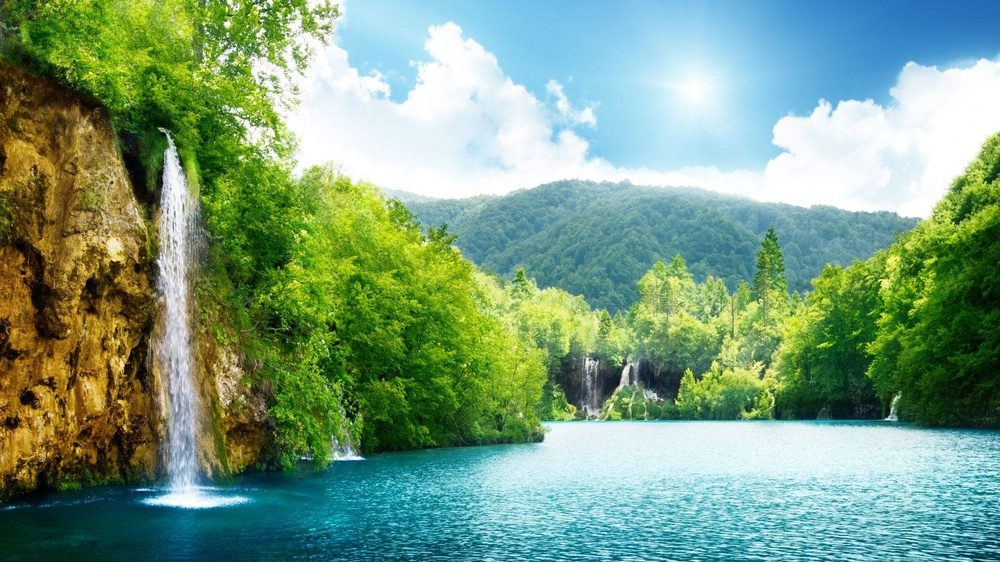
#> input picture codes/non_linear_filters/images/image.jpg, 1000 x 562 px, shrunk from 1920 x 1080 before the run, found by its file name
$ python kernel.py
#> lines starting #> are read from the running program, lines starting #| are printed output that depends on the picture; after the words box and inside, x2 and y2 are one past the last pixel; in counts of white or black regions, pixels touching at a corner belong together
import cv2
import numpy as np
import matplotlib.pyplot as plt


# load and limiarization
img = cv2.imread('./images/image.jpg', cv2.IMREAD_GRAYSCALE)
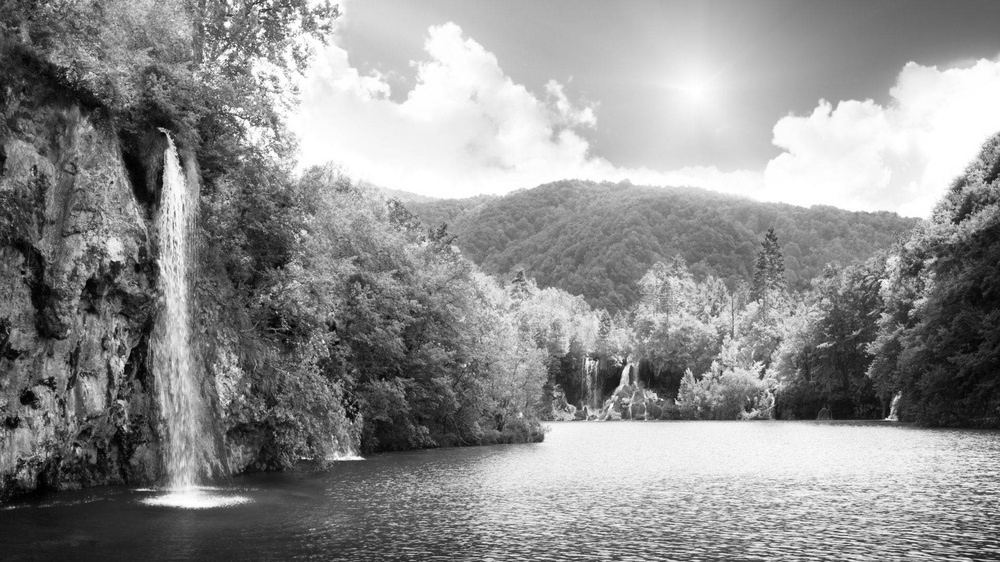
#> img: shape (562, 1000); min 0, max 255, mean 143
ret, img = cv2.threshold(img, 0, 255, cv2.THRESH_BINARY + cv2.THRESH_OTSU)
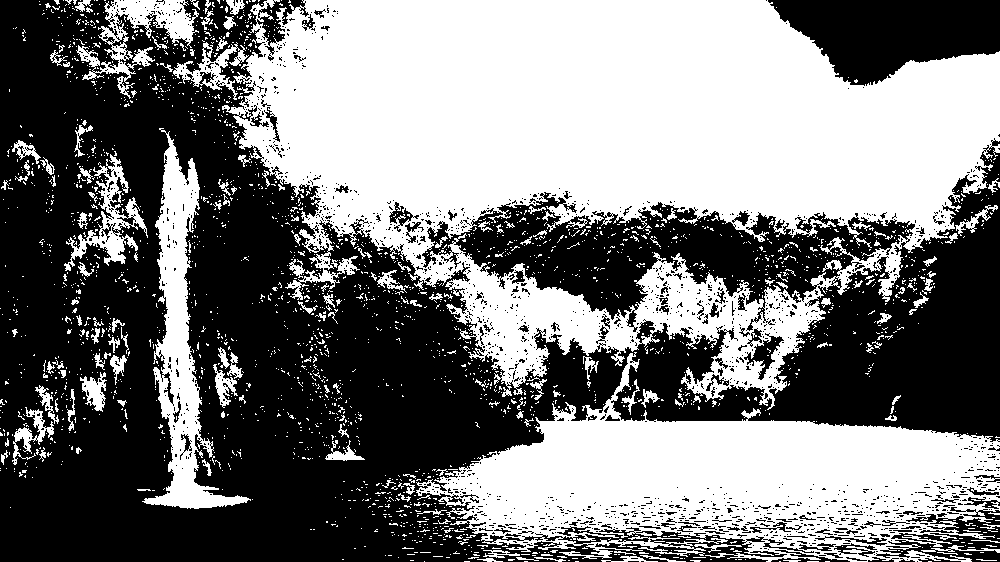
#> img: shape (562, 1000); 47.9% white; 2453 white regions (2282 under 20 px), largest, box (x1, y1, x2, y2) and area: (222, 0, 1000, 410) 173828, (416, 352, 1000, 562) 59028, (142, 128, 251, 509) 11016
#> ret = 145

# structuring elements
cross_kernel = cv2.getStructuringElement(cv2.MORPH_CROSS, (5, 5))
block_kernel = cv2.getStructuringElement(cv2.MORPH_RECT, (10, 10))

# erosion and dilation with cross kernel
dilation_cross = cv2.dilate(img, cross_kernel, iterations=3)
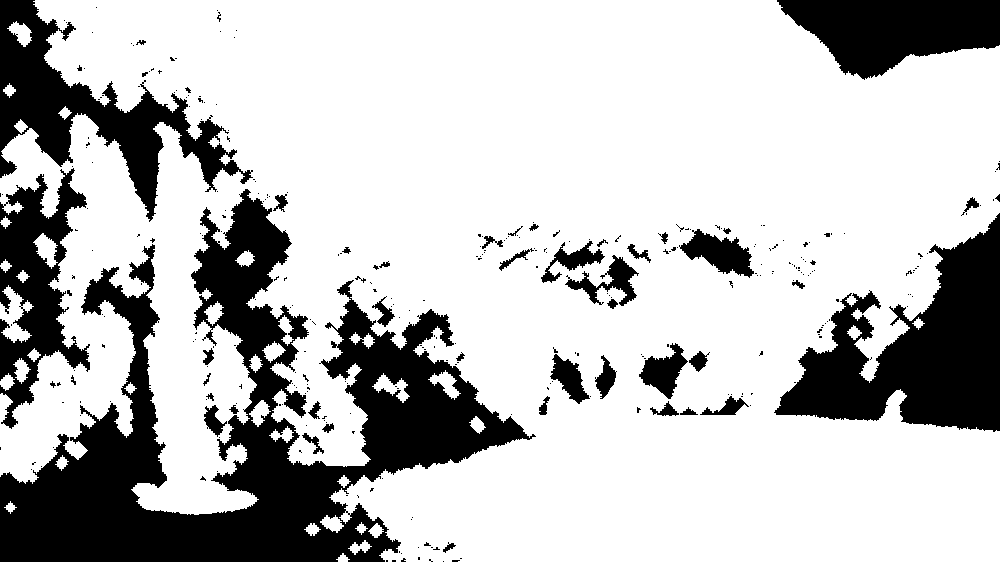
#> dilation_cross: shape (562, 1000); 74.7% white; 333 black regions (287 under 20 px), largest, box (x1, y1, x2, y2) and area: (0, 189, 536, 562) 68817, (774, 213, 1000, 432) 24102, (0, 0, 253, 222) 16011
erosion_cross = cv2.erode(img, cross_kernel, iterations=3)
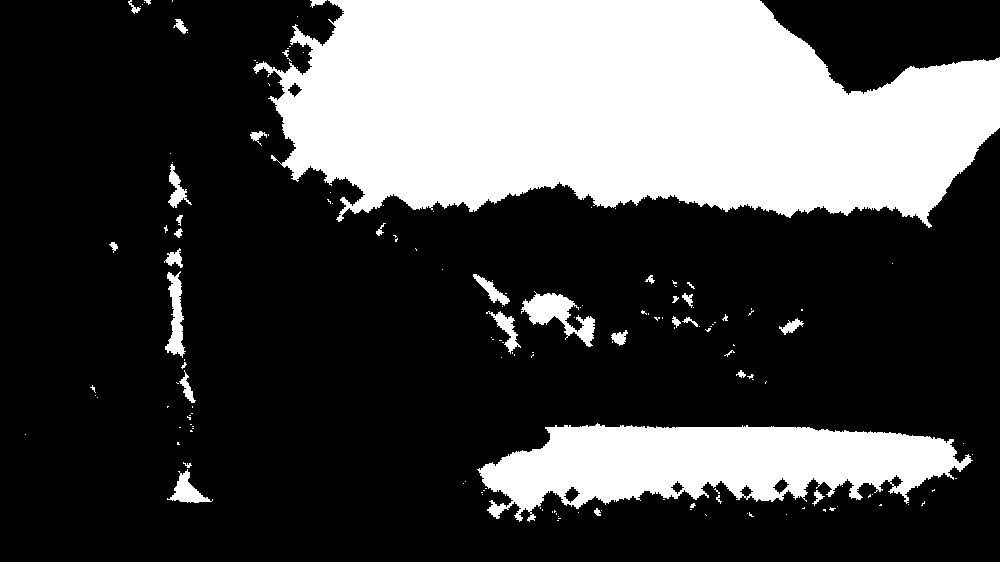
#> erosion_cross: shape (562, 1000); 28.5% white; 158 white regions (123 under 20 px), largest, box (x1, y1, x2, y2) and area: (253, 0, 1000, 228) 124628, (477, 423, 973, 522) 28710, (521, 291, 595, 347) 1639

# erosion and dilation with block kernel
dilation_block = cv2.dilate(img, block_kernel, iterations=3)
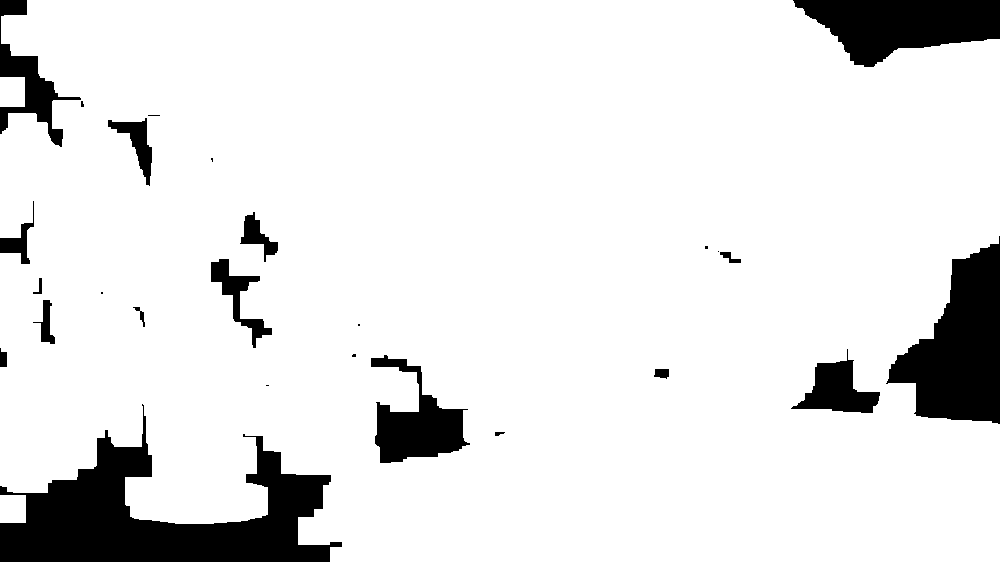
#> dilation_block: shape (562, 1000); 89.6% white; 26 black regions (9 under 20 px), largest, box (x1, y1, x2, y2) and area: (0, 404, 342, 562) 22197, (886, 236, 1000, 424) 12207, (793, 0, 1000, 67) 8904
erosion_block = cv2.erode(img, block_kernel, iterations=3)
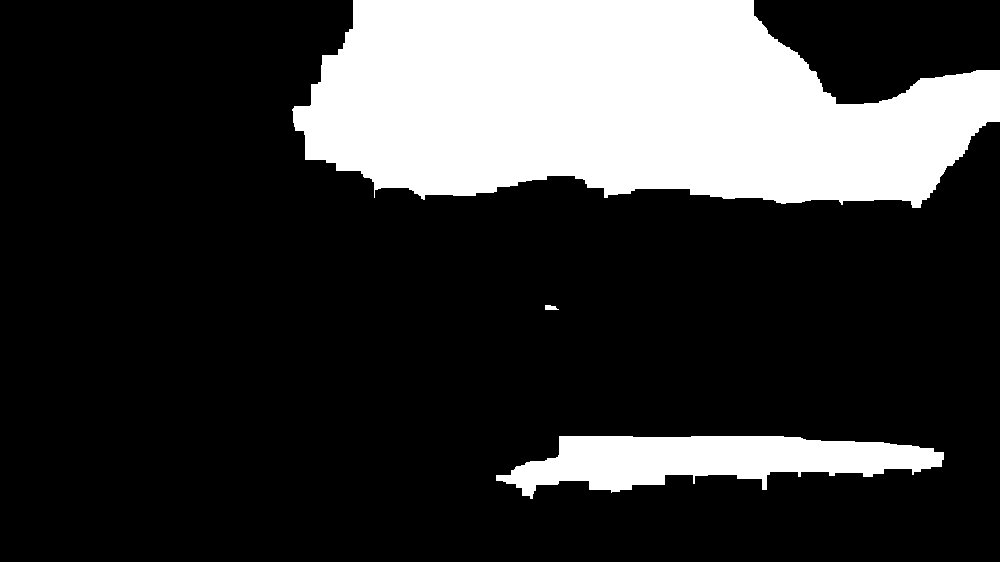
#> erosion_block: shape (562, 1000); 22.1% white; 3 white regions, box (x1, y1, x2, y2) and area: (292, 0, 1000, 208) 108310, (496, 436, 944, 499) 16069, (545, 305, 559, 310) 54

# ploting images
fig, axs = plt.subplots(nrows=3, ncols=2)
axs[0, 0].imshow(img, cmap='gray')
axs[0, 0].set_title('Original')
axs[0, 1].imshow(img, cmap='gray')
axs[0, 1].set_title('Original')
axs[1, 0].imshow(dilation_cross, cmap='gray')
axs[1, 0].set_title('Dilation (cross)')
axs[1, 1].imshow(erosion_cross, cmap='gray')
axs[1, 1].set_title('Erosion (cross)')
axs[2, 0].imshow(dilation_block, cmap='gray')
axs[2, 0].set_title('Dilation (block)')
axs[2, 1].imshow(erosion_block, cmap='gray')
axs[2, 1].set_title('Erosion (block)')
fig.subplots_adjust(hspace=0.5)
plt.show()
